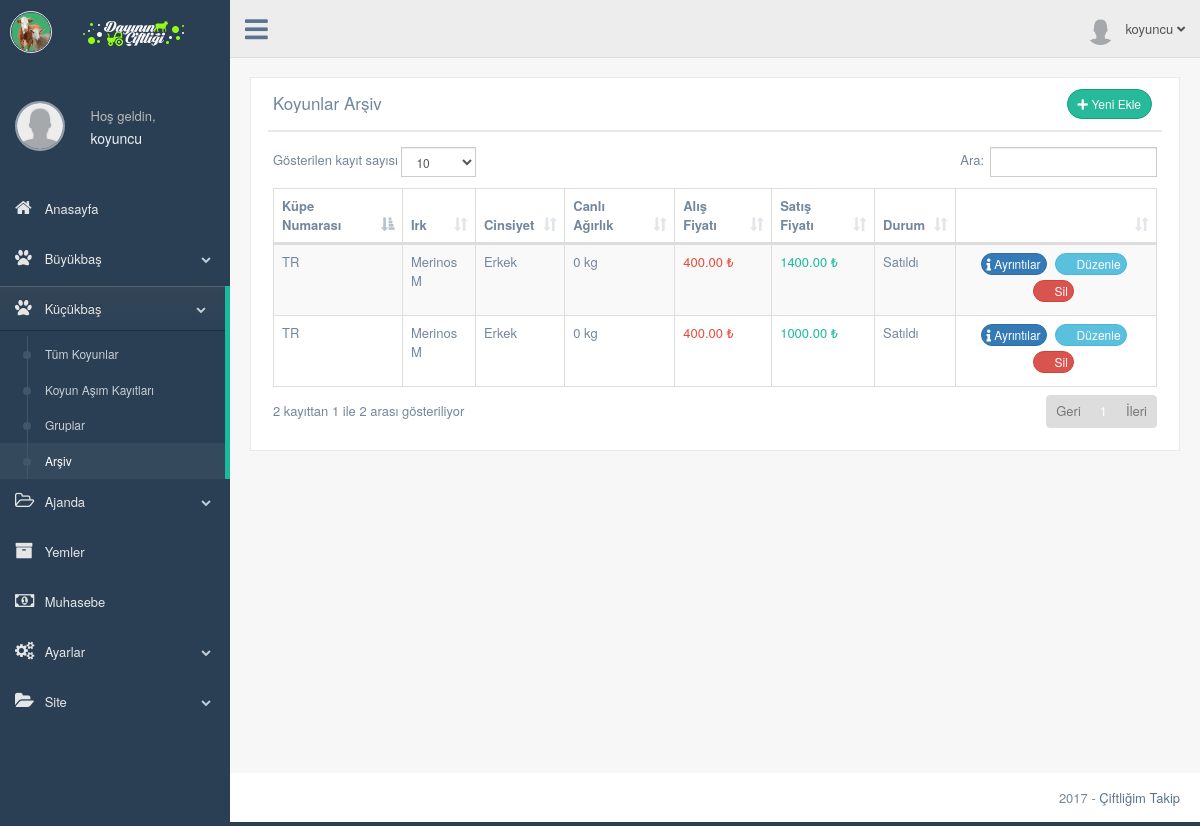
The app's page /production/koyun-arsiv.php (signed in) with its own data.
### tables this page shows
CREATE TABLE `kullanici` (
  `kullanici_id` int(11) NOT NULL,
  `kullanici_adi` varchar(50) NOT NULL,
  `kullanici_sifre` varchar(50) NOT NULL,
  `kullanici_adsoyad` varchar(50) NOT NULL DEFAULT 'Ad Soyad',
  `kullanici_eposta` varchar(50) NOT NULL,
  `kullanici_gorsel` varchar(250) NOT NULL DEFAULT 'images/kullanici/kullanici.png',
  `kullanici_kayittarihi` datetime NOT NULL,
  `kullanici_yetki` int(1) NOT NULL DEFAULT '2',
  `kullanici_durum` int(1) NOT NULL
);

CREATE TABLE `koyun` (
  `koyun_id` int(11) NOT NULL,
  `kullanici_id` int(11) NOT NULL,
  `koyun_kupeno` varchar(50) NOT NULL,
  `koyun_kupeno_isletme` varchar(20) DEFAULT NULL,
  `koyun_adi` varchar(25) DEFAULT NULL,
  `koyun_irk` int(2) DEFAULT NULL,
  `koyun_cinsiyet` int(1) DEFAULT NULL,
  `koyun_kayittarihi` datetime NOT NULL DEFAULT CURRENT_TIMESTAMP,
  `koyun_dogumtarihi` date DEFAULT NULL,
  `koyun_olumtarihi` date DEFAULT NULL,
  `koyun_alistarihi` date DEFAULT NULL,
  `koyun_satistarihi` date DEFAULT NULL,
  `koyun_alisfiyati` decimal(10,2) DEFAULT NULL,
  `koyun_satisfiyati` decimal(10,2) DEFAULT NULL,
  `koyun_rasyon` int(11) DEFAULT NULL,
  `koyun_bakim` int(11) DEFAULT NULL,
  `koyun_not` varchar(256) DEFAULT NULL,
  `ana_id` int(1) DEFAULT '0',
  `baba_id` int(1) DEFAULT '0',
  `koyun_durum` int(11) DEFAULT '1',
  `koyun_nitelik` int(2) DEFAULT '1',
  `koyun_padok` int(11) DEFAULT '1',
  `koyun_kardesdurumu` int(2) DEFAULT '1'
);

CREATE TABLE `irk` (
  `irk_id` int(2) NOT NULL,
  `irk_adi` varchar(25) NOT NULL,
  `irk_ozellikleri` int(2) DEFAULT NULL
);

CREATE TABLE `tartim` (
  `tartim_id` int(11) NOT NULL,
  `kullanici_id` int(11) NOT NULL,
  `hayvan_id` int(11) NOT NULL,
  `tartim_kilo` int(3) DEFAULT NULL,
  `tartim_tarihi` datetime NOT NULL DEFAULT CURRENT_TIMESTAMP,
  `tartim_aciklama` varchar(1000) DEFAULT NULL
);

### production/koyun-arsiv.php (the view, shortened to what this page needs)
<?php
    include 'header.php';
    $koyunsorgu=$db->prepare("SELECT * FROM koyun WHERE kullanici_id=:id and koyun_durum!=1 ORDER BY koyun_kayittarihi ASC");
    $koyunsorgu->execute(array(
        'id' => $kullanici_id
        ));
    $irksorgu=$db->prepare("SELECT * FROM irk WHERE irk_id=:id");
    $tartimsorgu=$db->prepare("SELECT * FROM tartim WHERE kullanici_id=:k_id and hayvan_id=:h_id ORDER BY tartim_tarihi DESC");
?>
        <div class="right_col" role="main">
          <div class="">
            <div class="page-title">
              <div class="title_left">
              </div>
            </div>
            <div class="clearfix"></div>
            <div class="row">
              <div class="col-md-12 col-sm-12 col-xs-12">
                <div class="x_panel">
                  <div class="x_title">
                    <h2>Koyunlar Arşiv</h2>
                    <div class=" text-right">
                      <a href="koyun-ekle.php" class="btn btn-round btn-success btn-sm"><i class="fa fa-plus" aria-hidden="true"></i> Yeni Ekle</a>
                    </div>
                  </div>
                  <div class="x_content">
                    <table id="datatable" class="table table-striped table-bordered">
                      <thead>
                        <tr>
                          <th>Küpe Numarası</th>
                          <th class="col-md-1 col-sm-1">Irk</th>
                          <th class="col-md-1 col-sm-1">Cinsiyet</th>
                          <th >Canlı Ağırlık</th>
                          <th class="">Alış Fiyatı</th>
                          <th class="">Satış Fiyatı</th>
                          <th class="">Durum</th>
                          <th ></th>
                        </tr>
                      </thead>
                      <tbody>
                      <?php while ($koyuncek=$koyunsorgu->fetch(PDO::FETCH_ASSOC)) { ?>
                        <tr>
                          <td><?php echo $koyuncek['koyun_kupeno']; ?></td>
                          <td>
                          <?php
                            $irksorgu->execute(array(
                              'id' => $koyuncek['koyun_irk']
                              ));
                            $irkcek=$irksorgu->fetch(PDO::FETCH_ASSOC);
                            echo $irkcek['irk_adi'];
                          ?>
                          </td>
                          <td>
                          <?php
                            if($koyuncek['koyun_cinsiyet']=='1'){
                              echo "Erkek";
                            }else{
                              echo "Dişi";
                            }
                          ?>
                          </td>
                          <td>
                            <?php
                                  $tartimsorgu->execute(array(
                                    'k_id' => $kullanici_id,
                                    'h_id' => $koyuncek['koyun_id']
                                    ));
                                  $tartimcek=$tartimsorgu->fetch(PDO::FETCH_ASSOC);
                                  echo $tartimcek['tartim_kilo']." kg";
                            ?>
                          </td>
                          <td class="red"><?php echo $koyuncek['koyun_alisfiyati']." ₺"; ?></td>
                          <td class="green">
                            <?php
                              if ($koyuncek['koyun_satisfiyati']>0) {
                                echo $koyuncek['koyun_satisfiyati']." ₺";
                              } else {
                                echo "Yok";
                              }
                            ?>
                          </td>
                          <td>
                            <?php
                              if($koyuncek['koyun_durum']=='1'){
                                echo "Mevcut";
                              }elseif($koyuncek['koyun_durum']=='2'){
                                echo "Satıldı";
                              }else{
                                echo "Öldü";
                              }
                            ?>
                          </td>
                          <td class="text-center">
                            <a href="koyun-profil.php?koyun_id=<?php echo $koyuncek['koyun_id']; ?>" class="btn btn-round btn-primary btn-xs"><i class="fa fa-info" aria-hidden="true"></i> Ayrıntılar</a>
                            <a href="koyun-duzenle.php?koyun_id=<?php echo $koyuncek['koyun_id']; ?>" class="btn btn-round btn-info btn-xs"><i class="fa fa-pencil" aria-hidden="true"></i> Düzenle</a>
                            <a href="../islem.php?koyunsil=true&koyun_id=<?php echo $koyuncek['koyun_id']; ?>" class="btn btn-round btn-danger btn-xs"><i class="fa fa-trash-o" aria-hidden="true"></i> Sil</a>
                          </td>
                        </tr>
                       <?php } ?>
                      </tbody>
                    </table>
                  </div>
                </div>
              </div>
            </div>
          </div>
        </div>
        <?php include 'footer.php'; ?>

### production/header.php (shortened to what this page needs)
<?php
  include '../baglan.php';
  $kullanicisorgu=$db->prepare("SELECT * FROM kullanici WHERE kullanici_adi=:kullanici");
  $kullanicisorgu->execute(array(
        'kullanici' => $_SESSION['kullanici_adi']
      ));
  $kullanicicek=$kullanicisorgu->fetch(PDO::FETCH_ASSOC);
 ?>
<!DOCTYPE html>
<html lang="tr">
  <head>
    <link href="../vendors/bootstrap/dist/css/bootstrap.min.css" rel="stylesheet">
    <link href="../vendors/font-awesome/css/font-awesome.min.css" rel="stylesheet">
    <link rel="stylesheet" href="https://use.fontawesome.com/releases/v5.0.13/css/all.css">
    <link rel="stylesheet" href="css/style-print.css" media="print" type="text/css">
    <link href="../vendors/nprogress/nprogress.css" rel="stylesheet">
    <link href="../vendors/iCheck/skins/flat/green.css" rel="stylesheet">
    <link href="../vendors/malihu-custom-scrollbar-plugin/jquery.mCustomScrollbar.min.css" rel="stylesheet"/>
    <link href="../vendors/datatables.net-bs/css/dataTables.bootstrap.min.css" rel="stylesheet">
    <link href="../vendors/datatables.net-buttons-bs/css/buttons.bootstrap.min.css" rel="stylesheet">
    <link href="../vendors/datatables.net-fixedheader-bs/css/fixedHeader.bootstrap.min.css" rel="stylesheet">
    <link href="../vendors/datatables.net-responsive-bs/css/responsive.bootstrap.min.css" rel="stylesheet">
    <link href="../vendors/datatables.net-scroller-bs/css/scroller.bootstrap.min.css" rel="stylesheet">
    <link href="../build/css/custom.min.css" rel="stylesheet">
    <link href="../build/css/main.css" rel="stylesheet">
  </head>
  <body class="nav-md">
    <div class="container body">
      <div class="main_container">
        <div class="col-md-3 left_col menu_fixed">
          <div class="left_col scroll-view">
            <div class="navbar nav_title" style="border: 0;">
              <a href="index.html" class="site_title"><i class="fa"><img src="../images/eks-genel/eks-logo-ikon.png" width="40px" height="auto" alt=""></i> <span><img src="images/logo.png" style="margin-left:20px"alt=""></span></a>
            </div>
            <?php include 'sidebar.php'; ?>
        <div class="top_nav"  id="yazdirma">
          <div class="nav_menu">
            <nav class="">
              <div class="nav toggle">
                <a id="menu_toggle"><i class="fa fa-bars"></i></a>
              </div>
              <ul class="nav navbar-nav navbar-right">
                <li class="">
                  <a href="javascript:;" class="user-profile dropdown-toggle" data-toggle="dropdown" aria-expanded="false">
                    <img src="<?php echo $kullanicicek['kullanici_gorsel']; ?>" alt=""><?php echo $_SESSION['kullanici_adi'] ?>
                    <span class=" fa fa-angle-down"></span>
                  </a>
                </li>
              </ul>
            </nav>
          </div>
        </div>

### production/sidebar.php (shortened to what this page needs)
<br>
            <div class="profile clearfix">
              <div class="profile_pic text-center" style="margin-top: 25px; ">
                <a href="profil.php"><img src="<?php echo $kullanicicek['kullanici_gorsel']; ?>" alt="" style="width: 50px; height: 50px; max-width: 50px; max-height: 50px; -webkit-border-radius: 50%; -moz-border-radius: 50%; border-radius: 50%; border: 2px solid rgba(255,255,255,0.5);" ></a>
              </div>
              <div class="profile_info">
                <span>Hoş geldin,</span>
                <a href="profil.php"><h2><?php echo $_SESSION['kullanici_adi'] ?></h2></a>
              </div>
              <div class="clearfix"></div>
            </div>
            <br />
            <div id="sidebar-menu" class="main_menu_side hidden-print main_menu">
              <div class="menu_section">
                <ul class="nav side-menu">
                  <li><a href="index.php"><i class="fa fa-home"></i> Anasayfa </a>
                  </li>
                  <li><a><i class="fa fa-paw"></i> Büyükbaş <span class="fa fa-chevron-down"></span></a>
                  </li>
                  <li><a><i class="fa fa-paw"></i> Küçükbaş <span class="fa fa-chevron-down"></span></a>
                    <ul class="nav child_menu">
                      <li><a href="koyunlar.php">Tüm Koyunlar</a></li>
                      <li><a href="koyun-tohum.php">Koyun Aşım Kayıtları</a></li>
                      <li><a href="gruplar.php">Gruplar</a></li>
                      <li><a href="koyun-arsiv.php">Arşiv</a></li>
                    </ul>
                  </li>
                  <li><a><i class="fa fa-folder-open-o"></i> Ajanda <span class="fa fa-chevron-down"></span></a>
                  </li>
                  <li><a href="yem.php"><i class="fa fa-archive"></i> Yemler </a>
                  </li>
                  <li><a href="muhasebe.php"><i class="fa fa-money"></i> Muhasebe </a>
                  </li>
                  <li><a><i class="fa fa-cogs"></i> Ayarlar <span class="fa fa-chevron-down"></span></a>
                  </li>
                  <li><a><i class="fa fa-folder-open"></i> Site <span class="fa fa-chevron-down"></span></a>
                  </li>
                </ul>
              </div>
            </div>
          </div>
        </div>

### build/css/main.css (style rules this page uses)
.site_title i { border: 1px solid #EAEAEA; padding: 0px 0px !important; border-radius: 50% }

### records on screen
kullanici: kullanici_gorsel (placeholder picture)
koyun: koyun_kupeno "TR", irk.irk_adi "Merinos M", koyun_cinsiyet "Erkek", tartim.tartim_kilo "0", koyun_alisfiyati "400.00", koyun_satisfiyati "1400.00", koyun_durum "Satıldı"
koyun: koyun_kupeno "TR", irk.irk_adi "Merinos M", koyun_cinsiyet "Erkek", tartim.tartim_kilo "0", koyun_alisfiyati "400.00", koyun_satisfiyati "1000.00", koyun_durum "Satıldı"

### other values on screen
$_SESSION['kullanici_adi'] "koyuncu"
